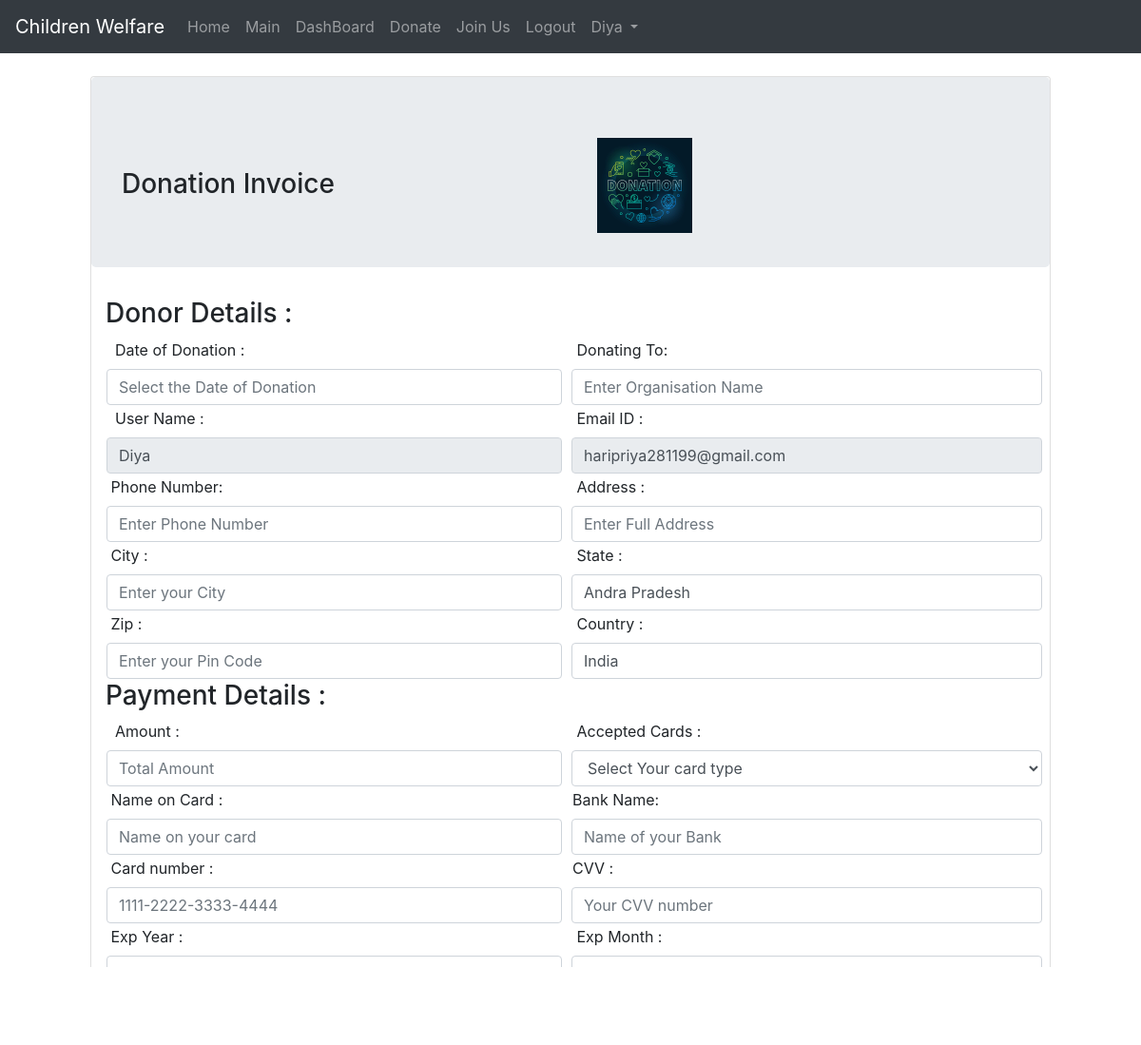
/pay/ (signed in), run on an earlier commit of the app's database.
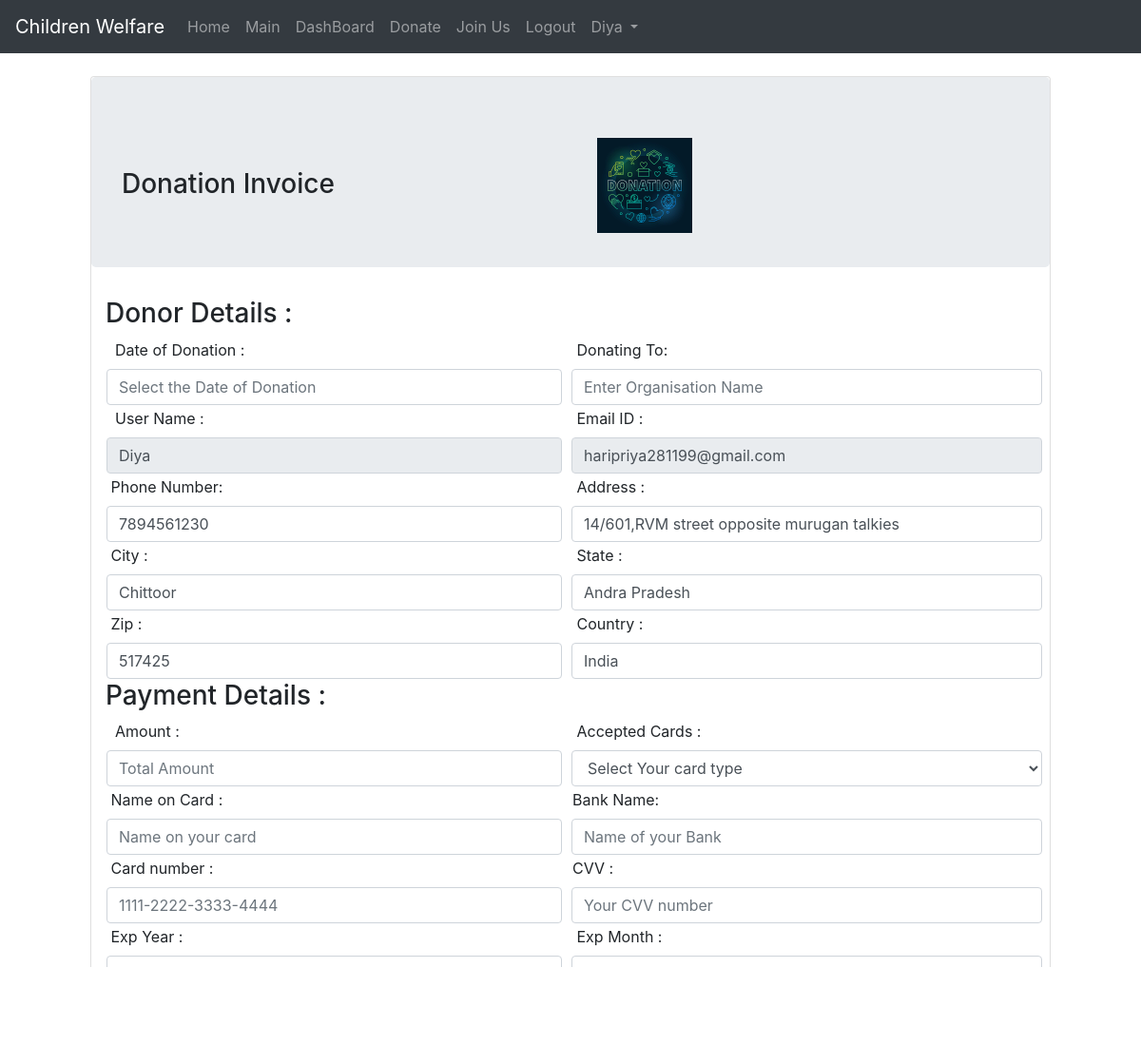
And on a later commit of the database.
### App/models.py (models this page shows)
class User(AbstractUser):
	li_no= models.ImageField(upload_to='UserCheck/')
	dob=models.DateField(null=True)
	ph_no=models.CharField(max_length=20)
	pan_no=models.CharField(max_length=20)
	address=models.CharField(max_length=100)
	postal_code=models.CharField(max_length=10)
	city=models.CharField(max_length=10)
	state=models.CharField(max_length=10,default='Andra Pradesh')
	country=models.CharField(max_length=10,default='India')
	p=[(1,'Donor'),(2,'Organisation'),(3,'Guest')]
	role=models.IntegerField(choices=p,default=3)

### App/views.py (the view, shortened to what this page needs)
# urls.py: path('pay/',views.payment,name="pay"),
def payment(request):
	return render(request,'html/payment.html')

### App/templates/html/payment.html (shortened to what the changed rows need)
{% extends 'html/base.html' %}
{% block content %}
{% load static %}
<div class="row mt-4">
  <div class="card mx-auto ">
  <div class="col-md mx-auto">
      <form action="#" method="POST">
           <table>
           <tr>
           <td>
           <label for="uname">&nbsp; User Name :</label>
           <input type="text" id="uname" class="form-control" value="{{request.user.username}}" readonly name="uname" placeholder="Enter User Name">
         </td>
         <td>
           <label for="email">&nbsp; &nbsp;Email ID :</label>
           <input type="text" id="email" class="form-control mx-2" value="{{request.user.email}}" readonly name="email" placeholder="Enter Mail ID">
         </td>
       </tr>
       <tr>
         <td>
           <label for="phno">&nbsp;Phone Number:</label>
           <input type="number" id="Phone Number" class="form-control" value="{{request.user.ph_no}}" name="ph_no" placeholder="Enter Phone Number">
         </td>
         <td>
           <label for="adr">&nbsp; &nbsp;Address :</label>
           <input type="text" id="adr" class="form-control mx-2" value="{{request.user.address}}" name="address" placeholder="Enter Full Address">
         </td>
       </tr>
       <tr>
         <td>
           <label for="city">&nbsp;City :</label>
           <input type="text" id="city" value="{{request.user.city}}" name="city" class="form-control" placeholder="Enter your City">
         </td>
         <td>
           <label for="state">&nbsp; &nbsp;State :</label>
           <input type="text" id="state" value="{{request.user.state}}" name="state" class="form-control mx-2" placeholder="Enter your State">
         </td>
       </tr>
       <tr>
         <td>
           <label for="zip">&nbsp;Zip :</label>
           <input type="text" id="zip" class="form-control" value="{{request.user.postal_code}}"name="zip" placeholder="Enter your Pin Code">
         </td>
         <td>
           <label for="country">&nbsp; &nbsp;Country :</label>
           <input type="text" id="country" value="{{request.user.country}}" name="country" class="form-control mx-2" placeholder="Enter your Country">
         </td>
       </tr>
          </table>
</form>
</div>
</div>
</div>
{% endblock %}

### App/templates/html/navbar.html (shortened to what this page needs)
<nav class="navbar navbar-expand-md bg-dark navbar-dark">
  <a class="navbar-brand" href="{% url 'hm' %}">Children Welfare</a>
  <div class="collapse navbar-collapse" id="collapsibleNavbar">
    <ul class="navbar-nav">
      {% if not user.is_authenticated %}
      <li class="nav-item">
        <a class="nav-link" href="{% url 'hm' %}">Home</a>
      </li>
      <li class="nav-item">
        <a class="nav-link" href="{% url 'lg' %}">Login</a>
      </li>
      {% elif user.role == 1 %}
      <li class="nav-item">
        <a class="nav-link" href="{% url 'hm' %}">Home</a>
      </li>
      <li class="nav-item">
        <a class="nav-link" href="{% url 'mn' %}">Main</a>
      </li>
      <li class="nav-item">
        <a class="nav-link" href="{% url 'dash' %}">DashBoard</a>
      </li>
      <li class="nav-item">
        <a class="nav-link" href="{% url 'don' %}">Donate</a>
      </li>
      <li class="nav-item">
        <a class="nav-link" href="{% url 'join' %}">Join Us</a>
      </li>
      <li class="nav-item">
        <a class="nav-link" href="{% url 'lgo' %}">Logout</a>
      </li>
      <li class="dropdown">
       <a type="button" class="nav-link dropdown-toggle" data-toggle="dropdown">
    {{user.username}}
  </a>
</li>
      {% endif %}
    </ul>
  </div>
</nav>

What changed in the data, as far as the page shows it:
changed User "Diya": ph_no (not shown) → "7894561230"; address (not shown) → "14/601,RVM street opposite murugan talkies"; city (not shown) → "Chittoor"; zip (not shown) → "517425"
